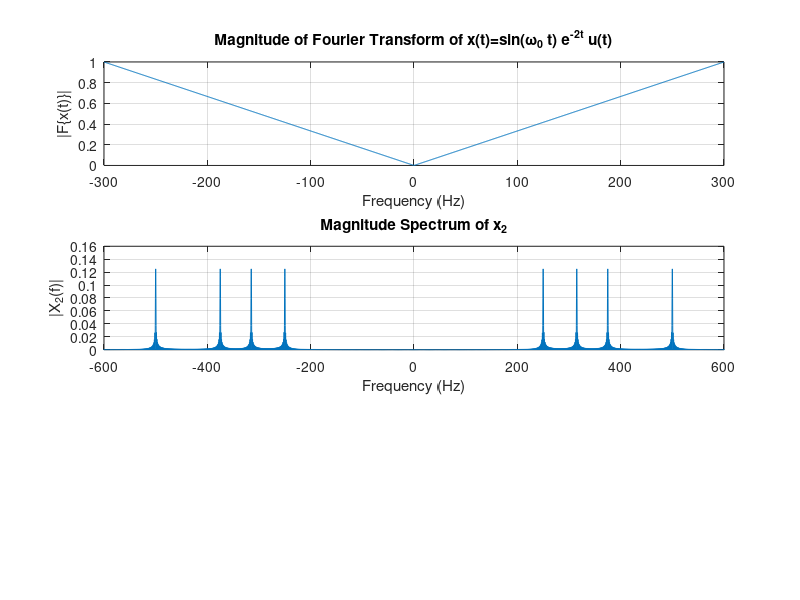
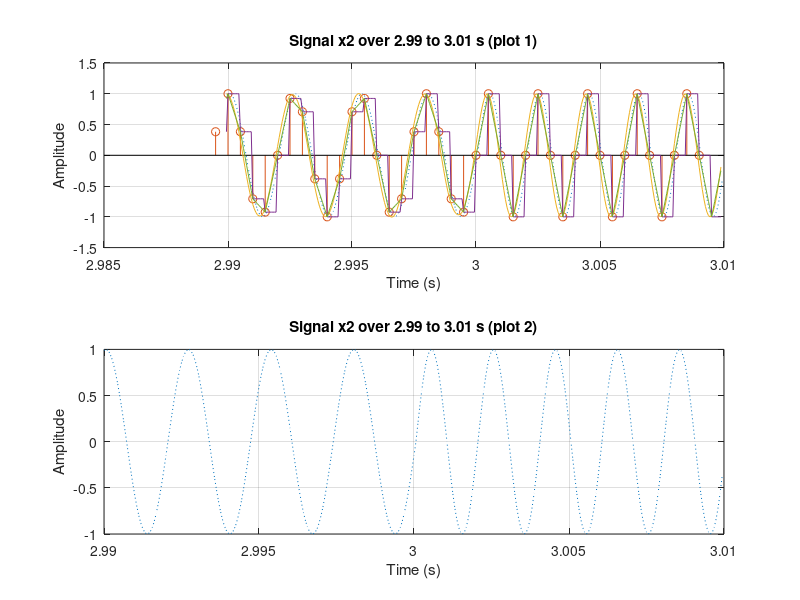

Write MATLAB code to recreate these figures, in order.
% As requested, clean at start
clear all; close all; clc;

% Define vars
% Continous signal simulation
CONTINOUS_SAMPLE_RATE = 16e3;
DELTA_TIME = 1/CONTINOUS_SAMPLE_RATE;

% Create a time vector for 1 second
time_vector = 0:DELTA_TIME:1-DELTA_TIME;

%% Question 1
% A single frequency of 2pi*250 signal's Fourier Trasnform:

frequencies = (-300:0.5:300);
omega_0 = 2*pi*250;
Xf1 = frequencies/300;

figure;
subplot(3,1,1);
plot(frequencies, abs(Xf1));
xlabel('Frequency (Hz)');
ylabel('|F\{x(t)\}|');
title('Magnitude of Fourier Transform of x(t)=sin(\omega_0 t) e^{-2t} u(t)');
grid on;


%% Question 2
% Define frequencies of signals
omega_1 = 2*pi*250;
omega_2 = 2*pi*315;
omega_3 = 2*pi*375;
omega_4 = 2*pi*500;
freqs = [omega_1, omega_2, omega_3, omega_4]; % Assign to a vector

% Then set the value by frequency for each second
% Create a matrix - each row for a different frequency
sinuses = sin(freqs.' * time_vector);
% Concatenate the rows so each frequency plays for 1 second sequentially
x2 = reshape(sinuses.', 1, []);

% Play sound: each frequency lasts 1 second, sampling rate SAMPLE_RATE
soundsc(x2, CONTINOUS_SAMPLE_RATE);


%% Question 3
% Calculate time range
x2_index_range = floor(2.99/DELTA_TIME):1:floor(3.01/DELTA_TIME);
x2_time_range = x2_index_range * DELTA_TIME;
% Plot the time range twice with titles
figure;
subplot(2,1,1);
plot(x2_time_range, x2(x2_index_range), ":");
xlabel('Time (s)');
ylabel('Amplitude');
title('Signal x2 over 2.99 to 3.01 s (plot 1)');
grid on;

subplot(2,1,2);
plot(x2_time_range, x2(x2_index_range), ":");
xlabel('Time (s)');
ylabel('Amplitude');
title('Signal x2 over 2.99 to 3.01 s (plot 2)');
grid on;

%% Question 4
% Define vars for discrete signal sampling
DISCRETE_SAMPLE_RATE = 2e3;
DOWNSAMPLE_RATIO = CONTINOUS_SAMPLE_RATE / DISCRETE_SAMPLE_RATE;
DISCRETE_DELTA = 1 / DISCRETE_SAMPLE_RATE;

% Ensure downsample ratio is integer
DOWNSAMPLE_RATIO = round(DOWNSAMPLE_RATIO);

% Use downsample to create "discrete" signal
x4 = downsample(x2, DOWNSAMPLE_RATIO);

% Create time vector for x4
N4 = length(x4);
time_x4 = (0:N4-1) * DISCRETE_DELTA;

% Compute integer index range in x4 that corresponds to 2.99 to 3.01 s
x4_index_range = floor(2.99/DISCRETE_DELTA):1:floor(3.01/DISCRETE_DELTA);
x4_time_range = time_x4(x4_index_range);

% Overlay stem of x4 on the first subplot (time range 2.99-3.01 s)
subplot(2,1,1);
hold on;
stem(x4_time_range, x4(x4_index_range));
hold off;


%% Question 5
% Calculate DFT of x2
N2 = length(x2);

X2_dft = fftshift(fft(x2));
f2 = (-N2/2:N2/2-1) * (CONTINOUS_SAMPLE_RATE/N2);

figure(1);
subplot(3,1,2);
plot(f2, abs(X2_dft)/N2);
xlabel('Frequency (Hz)');
ylabel('|X_2(f)|');
title('Magnitude Spectrum of x_2');
% Cut according to original signal frequencies
xlim([-600 600]);
grid on;


%% Question 7 - Sinc Reconstruction
% Upsample x4 back to original sampling grid
UPSAMPLE_RATIO = DOWNSAMPLE_RATIO;
x7 = upsample(x4, UPSAMPLE_RATIO);

% Sinc interpolation filter (ideal reconstruction)
n = -255:256; % Selected range
h_sinc = sinc(n / UPSAMPLE_RATIO);

% Convolution reconstruction
x7_sinc = conv(x7, h_sinc, 'same');

% Time vector for original signal
time_x2 = (0:length(x2)-1) * DELTA_TIME;

figure(2);
subplot(2,1,1);

hold on;
plot(time_x2(x2_index_range), x7_sinc(x2_index_range));
hold off;


%% Question 8 - ZOH Reconstruction
% Zero-order hold reconstruction - repeat discrete elements RATIO time
x8_zoh = repelem(x4, UPSAMPLE_RATIO);

hold on;
plot(time_x2(x2_index_range), x8_zoh(x2_index_range));
hold off;


%% Question 9 - FOH Reconstruction
% Upsample x4 (zero insertion)
x9_up = upsample(x4, UPSAMPLE_RATIO);

% Create triangular (FOH) interpolation kernel
n = -UPSAMPLE_RATIO:UPSAMPLE_RATIO;
h_foh = (1 - abs(n)/UPSAMPLE_RATIO);
h_foh(abs(n) > UPSAMPLE_RATIO) = 0;

% Convolution
x9_foh = conv(x9_up, h_foh, 'same');

hold on;
plot(time_x2(x2_index_range), x9_foh(x2_index_range));
hold off;


%% Question 10
% 
soundsc(x7_sinc, CONTINOUS_SAMPLE_RATE);
soundsc(x8_zoh, CONTINOUS_SAMPLE_RATE);
soundsc(x9_foh, CONTINOUS_SAMPLE_RATE);

%% Question 11
NEW_SAMPLE_RATE = 800;
